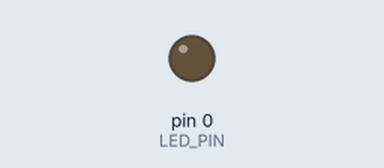
Bench run of a sketch on a simulated Arduino Uno, built with avr-gcc and run on an emulated ATmega328P. On the bench: output pins drawn as LEDs (lit = HIGH).

Above: at 1.5 s.
At 3.5 s:
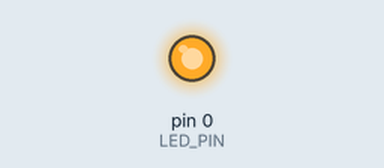
Timing chart, 0 to 5.2 s (numbered marks = the images above):
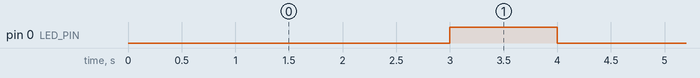

Measured:
- by itself, pin 0 (LED_PIN): alternates HIGH for 1.0 s and LOW for 3.0 s

The sketch:

Blink.ino
```cpp
// Just make the red LED blink
// Note that LOW turns it on and HIGH turns it off (opposite of Arduino)

#define LED_PIN 0

#define ON_MS      3000
#define OFF_MS     1000

#define TURN_ON    LOW
#define TURN_OFF   HIGH

void setup() {
  pinMode (LED_PIN, OUTPUT);
}

void loop() {
  digitalWrite(LED_PIN, TURN_ON);
  delay(ON_MS);
  digitalWrite(LED_PIN, TURN_OFF);
  delay(OFF_MS);
}
```
